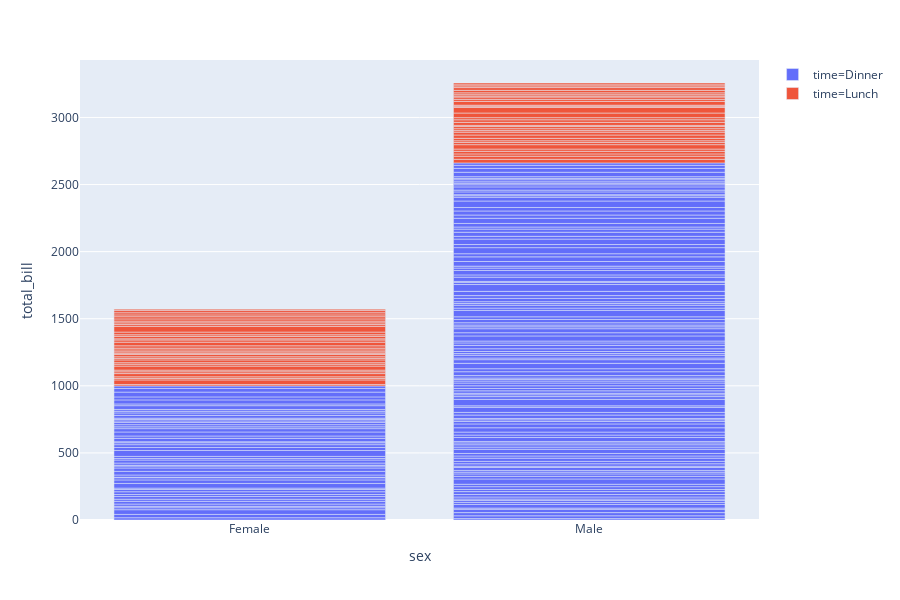

The cell this chart's notebook holds for it:
### Code cell
import plotly.express as px
tips = px.data.tips()
fig = px.bar(tips, x="sex", y="total_bill", color='time')
fig.show()

### Figure 1 — Plotly figure (JSON) as saved in the notebook; plotly's stock layout.template omitted (floating-point values rounded to 4 significant figures; data arrays with more than 128 entries replaced by an {"elided": "..."} marker saying what was removed)
{"data": [{"alignmentgroup": "True", "hoverlabel": {"namelength": 0}, "hovertemplate": "time=Dinner<br>sex=%{x}<br>total_bill=%{y}", "legendgroup": "time=Dinner", "marker": {"color": "#636efa"}, "name": "time=Dinner", "offsetgroup": "time=Dinner", "orientation": "v", "showlegend": true, "textposition": "auto", "type": "bar", "x": {"elided": "176 str values"}, "xaxis": "x", "y": {"elided": "176 float values"}, "yaxis": "y"}, {"alignmentgroup": "True", "hoverlabel": {"namelength": 0}, "hovertemplate": "time=Lunch<br>sex=%{x}<br>total_bill=%{y}", "legendgroup": "time=Lunch", "marker": {"color": "#EF553B"}, "name": "time=Lunch", "offsetgroup": "time=Lunch", "orientation": "v", "showlegend": true, "textposition": "auto", "type": "bar", "x": ["Male", "Male", "Male", "Male", "Male", "Female", "Male", "Male", "Female", "Male", "Male", "Male", "Male", "Female", "Female", "Female", "Male", "Female", "Male", "Male", "Female", "Female", "Male", "Female", "Female", "Male", "Male", "Female", "Female", "Female", "Female", "Female", "Female", "Female", "Male", "Female", "Female", "Male", "Male", "Female", "Female", "Female", "Female", "Female", "Male", "Male", "Female", "Male", "Male", "Male", "Male", "Male", "Female", "Female", "Male", "Male", "Female", "Female", "Female", "Male", "Female", "Male", "Female", "Male", "Female", "Male", "Female", "Female"], "xaxis": "x", "y": [27.2, 22.76, 17.29, 19.44, 16.66, 10.07, 32.68, 15.98, 34.83, 13.03, 18.28, 24.71, 21.16, 10.65, 12.43, 24.08, 11.69, 13.42, 14.26, 15.95, 12.48, 29.8, 8.52, 14.52, 11.38, 22.82, 19.08, 20.27, 11.17, 12.26, 18.26, 8.51, 10.33, 14.15, 16, 13.16, 17.47, 34.3, 41.19, 27.05, 16.43, 8.35, 18.64, 11.87, 9.78, 7.51, 19.81, 28.44, 15.48, 16.58, 7.56, 10.34, 43.11, 13, 13.51, 18.71, 12.74, 13, 16.4, 20.53, 16.47, 12.16, 13.42, 8.58, 15.98, 13.42, 16.27, 10.09], "yaxis": "y"}], "layout": {"barmode": "relative", "height": 600, "legend": {"tracegroupgap": 0}, "margin": {"t": 60}, "xaxis": {"anchor": "y", "domain": [0, 1], "title": {"text": "sex"}}, "yaxis": {"anchor": "x", "domain": [0, 1], "title": {"text": "total_bill"}}}}
